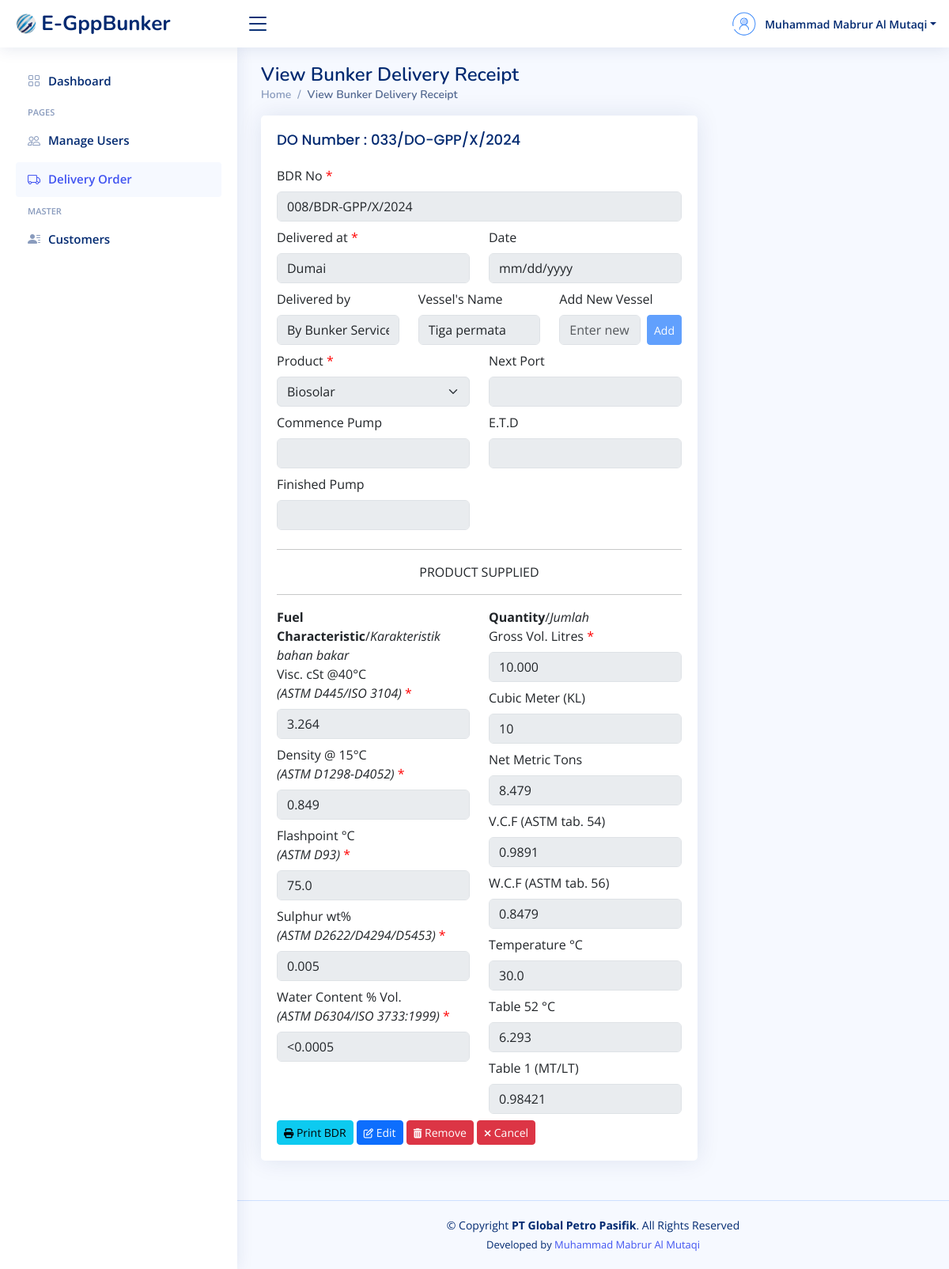
The page /view-bdr.php?id_bdr=50 (signed in) on the database its author committed.
### tables this page shows
CREATE TABLE `bdr` (
  `id_bdr` int(10) NOT NULL,
  `do_id` int(10) NOT NULL,
  `bdr_no` varchar(50) NOT NULL,
  `delivered_by` varchar(50) DEFAULT NULL,
  `vessel_cust` varchar(60) DEFAULT NULL,
  `next_port` varchar(60) DEFAULT NULL,
  `visc` varchar(10) NOT NULL,
  `density` varchar(10) NOT NULL,
  `flashpoint` varchar(10) NOT NULL,
  `sulphur` varchar(10) NOT NULL,
  `water_content` varchar(10) NOT NULL,
  `net_metric_ton` varchar(15) NOT NULL,
  `vcf` varchar(10) NOT NULL,
  `wcf` varchar(10) NOT NULL,
  `temp` varchar(10) NOT NULL,
  `table_52` varchar(10) NOT NULL,
  `table_1` varchar(10) NOT NULL
);

CREATE TABLE `delivery_order` (
  `id_do` int(10) NOT NULL,
  `po_number` varchar(50) DEFAULT NULL,
  `do_number` varchar(50) NOT NULL,
  `do_date` date DEFAULT NULL,
  `customer_id` int(10) NOT NULL,
  `product` varchar(60) NOT NULL,
  `armada` varchar(60) NOT NULL,
  `quantity` bigint(15) NOT NULL,
  `driver` varchar(50) DEFAULT NULL,
  `departure_time` varchar(30) DEFAULT NULL,
  `arrival_time` varchar(30) DEFAULT NULL,
  `loading_port` varchar(50) NOT NULL,
  `discharging_port` varchar(50) NOT NULL,
  `commence_pump` varchar(30) DEFAULT NULL,
  `finished_pump` varchar(30) DEFAULT NULL,
  `seal_number1` varchar(30) DEFAULT NULL,
  `seal_number2` varchar(30) DEFAULT NULL
);

### koneksi.php (called while the page is built, shortened)
<?php
$host = "localhost";
$user = "root";
$pass = "78789898";
$db = "egppbunker";
$koneksi = mysqli_connect($host, $user, $pass, $db);
function query($query){
	global $koneksi;
	$result = mysqli_query($koneksi, $query);
	$rows = [];
	while ($row = mysqli_fetch_assoc($result) ) {
		$rows[] = $row;
	}
	return $rows;
}
 ?>

### view-bdr.php (the view, shortened to what this page needs)
<?php
    include "koneksi.php";
    $id_bdr = mysqli_real_escape_string($koneksi, $_GET['id_bdr']);
    $bdr = query("SELECT * FROM bdr JOIN delivery_order ON delivery_order.id_do=bdr.do_id WHERE id_bdr=$id_bdr")[0];
    $selectedVessel = isset($bdr['vessel_cust']) ? $bdr['vessel_cust'] : '';
?>
<!DOCTYPE html>
<html lang="en">
<?php
    include "layouts/head-css.php";
?>
<body>
<?php
    include "layouts/header.php";
?>
<?php
    include "layouts/sidebar.php";
?>
  <main id="main" class="main">
    <div class="pagetitle">
      <h1>View Bunker Delivery Receipt</h1>
      <nav>
        <ol class="breadcrumb">
          <li class="breadcrumb-item"><a href="index.php">Home</a></li>
          <li class="breadcrumb-item active">View Bunker Delivery Receipt</li>
        </ol>
      </nav>
    </div>
    <section class="section">
        <div class="row">
            <div class="col-lg-8">
                <div class="card">
                    <div class="card-body">
                        <h5 class="card-title">DO Number : <?= $bdr['do_number']?></h5>
                    <form action="" method="post">
                        <div class="mb-2">
                            <label for="bdr_no" class="form-label">BDR No <span id="x">*</span></label>
                            <input type="text" class="form-control" name="bdr_no" id="bdr_no" value="<?= $bdr['bdr_no'] ?>" disabled>
                        </div>
                        <div class="row">
                            <div class="col-lg-6 col-md-6 col-sm-12">
                                <div class="mb-2">
                                    <label for="discharging_port" class="form-label">Delivered at <span id="x">*</span></label>
                                    <input type="text" value="<?= $bdr['discharging_port']?>" class="form-control" disabled>
                                </div>
                            </div>
                            <div class="col-lg-6 col-md-6 col-sm-12">
                                <div class="mb-2">
                                    <label for="do_date" class="form-label">Date </label>
                                    <input type="date" class="form-control" id="do_date" value="<?= $bdr['do_date']?>" disabled>
                                </div>
                            </div>
                        </div>
                        <div class="row">
                            <div class="col-lg-4 col-md-4 col-sm-12">
                                <div class="mb-2">
                                    <label for="delivered_by" class="form-label">Delivered by </label>
                                    <input type="text" class="form-control" name="delivered_by" id="delivered_by" value="<?= $bdr['delivered_by']?>" disabled>
                                </div>
                            </div>
                            <div class="col-lg-4 col-md-4 col-sm-12">
                                <div class="mb-2">
                                    <label for="vessel_cust" class="form-label">Vessel's Name </label>
                                    <input type="text" value="<?= $selectedVessel?>" class="form-control" disabled>
                                </div>
                            </div>
                            <div class="col-lg-4 col-md-4 col-sm-12">
                                <div class="mb-2">
                                    <label for="new_vessel" class="form-label">Add New Vessel</label>
                                    <div class="d-flex">
                                        <input type="text" id="new_vessel" class="form-control" placeholder="Enter new vessel" disabled>
                                        <button id="add_vessel" class="btn btn-primary btn-sm ms-2 disabled" disabled>Add</button>
                                    </div>
                                </div>
                            </div>
                        </div>
                        <div class="row">
                            <div class="col-lg-6 col-md-6 col-sm-12">
                                <div class="mb-2">
                                    <label for="product" class="form-label">Product <span id="x">*</span></label>
                                    <select id="product" class="form-select" required disabled>
                                    </select>
                                </div>
                            </div>
                            <div class="col-lg-6 col-md-6 col-sm-12">
                                <div class="mb-2">
                                    <label for="next_port" class="form-label">Next Port </label>
                                    <input type="text" class="form-control" name="next_port" id="next_port" value="<?= $bdr['next_port']?>" disabled>
                                </div>
                            </div>
                        </div>
                        <div class="row">
                            <div class="col-lg-6 col-md-6 col-sm-12">
                                <div class="mb-2">
                                    <label for="commence_pump" class="form-label">Commence Pump </label>
                                    <input type="text" class="form-control" id="commence_pump" value="<?= $bdr['commence_pump']?>" disabled>
                                </div>
                            </div>
                            <div class="col-lg-6 col-md-6 col-sm-12">
                                <div class="mb-2">
                                    <label for="etd" class="form-label">E.T.D </label>
                                    <input type="text" class="form-control" id="etd" value="<?= $bdr['departure_time']?>" disabled>
                                </div>
                            </div>
                        </div>
                        <div class="row">
                            <div class="col-lg-6 col-md-6 col-sm-12">
                                <div class="mb-2">
                                    <label for="finished_pump" class="form-label">Finished Pump </label>
                                    <input type="text" class="form-control" id="finished_pump" value="<?= $bdr['finished_pump']?>" disabled>
                                </div>
                            </div>
                        </div>
                        <div class="text-center">
                            <hr>
                            <p>PRODUCT SUPPLIED</p>
                            <hr>
                        </div>
                        <div class="row">
                            <div class="col-lg-6 col-md-6 col-sm-12">
                                <b>Fuel Characteristic</b>/<i>Karakteristik bahan bakar</i>
                                <div class="mb-2">
                                    <label for="visc" class="form-label">Visc. cSt @40&deg;C <br/><i>(ASTM D445/ISO 3104)</i> <span id="x">*</span></label>
                                    <input type="text" name="visc" id="visc" value="<?= $bdr['visc']?>" class="form-control" required disabled>
                                </div>
                                <div class="mb-2">
                                    <label for="density" class="form-label">Density @ 15&deg;C <br/><i>(ASTM D1298-D4052)</i> <span id="x">*</span></label>
                                    <input type="text" id="density" name="density" class="form-control" value="<?= $bdr['density']?>" required disabled>
                                </div>
                                <div class="mb-2">
                                    <label for="flashpoint" class="form-label">Flashpoint &deg;C <br/><i>(ASTM D93)</i> <span id="x">*</span></label>
                                    <input type="text" id="flashpoint" name="flashpoint" class="form-control" value="<?= $bdr['flashpoint']?>" required disabled>
                                </div>
                                <div class="mb-2">
                                    <label for="sulphur" class="form-label">Sulphur wt% <br/><i>(ASTM D2622/D4294/D5453)</i> <span id="x">*</span></label>
                                    <input type="text" id="sulphur" name="sulphur" class="form-control" value="<?= $bdr['sulphur']?>" required disabled>
                                </div>
                                <div class="mb-2">
                                    <label for="water_content" class="form-label">Water Content % Vol. <br/><i>(ASTM D6304/ISO 3733:1999)</i> <span id="x">*</span></label>
                                    <input type="text" id="water_content" name="water_content" class="form-control" value="<?= $bdr['water_content']?>" required disabled>
                                </div>
                            </div>
                            <?php
                                $quantity = $bdr['quantity'];
                                $wcf = 0.8479;
                            ?>
                            <div class="col-lg-6 col-md-6 col-sm-12">
                                <b>Quantity</b>/<i>Jumlah</i>
                                <div class="mb-2">
                                    <label for="quantity" class="form-label">Gross Vol. Litres <span id="x">*</span></label>
                                    <input type="text" class="form-control" value="<?= number_format($quantity, 0, ',', '.') ?>" disabled>
                                </div>
                                <div class="mb-2">
                                    <label for="cubic_meter" class="form-label">Cubic Meter (KL)</label>
                                    <input type="text" id="cubic_meter" class="form-control" value="<?= number_format($quantity / 1000, 0, ',', '.') ?>" disabled>
                                </div>
                                <div class="mb-2">
                                    <label for="net_metric_ton" class="form-label">Net Metric Tons</label>
                                    <input type="text" id="net_metric_ton" name="net_metric_ton" class="form-control" value="<?= number_format(($quantity * $wcf / 1000), 3, '.', '.') ?>" disabled>
                                </div>
                                <div class="mb-2">
                                    <label for="vcf" class="form-label">V.C.F (ASTM tab. 54)</label>
                                    <input type="text" id="vcf" name="vcf" class="form-control" value="<?= $bdr['vcf']?>" disabled>
                                </div>
                                <div class="mb-2">
                                    <label for="wcf" class="form-label">W.C.F (ASTM tab. 56)</label>
                                    <input type="text" id="wcf" name="wcf" class="form-control" value="<?= $bdr['wcf'] ?>"disabled>
                                </div>
                                <div class="mb-2">
                                    <label for="temp" class="form-label">Temperature &deg;C</label>
                                    <input type="text" id="temp" name="temp" class="form-control" value="<?= $bdr['temp']?>" disabled>
                                </div>
                                <div class="mb-2">
                                    <label for="table_52" class="form-label">Table 52 &deg;C</label>
                                    <input type="text" id="table_52" name="table_52" class="form-control" value="<?= $bdr['table_52']?>" disabled>
                                </div>
                                <div class="mb-2">
                                    <label for="table_1" class="form-label">Table 1 (MT/LT)</label>
                                    <input type="text" id="table_1" name="table_1" class="form-control" value="<?= $bdr['table_1']?>" disabled>
                                </div>
                            </div>
                        </div>
                        <div class="text-left">
                            <a href="#" class="btn btn-info btn-sm" onclick="printBDR(<?= $id_bdr?>);"><i class="fa fa-print fa-sm"></i> Print BDR</a>
                            <a href="edit-bdr.php?id_bdr=<?= $id_bdr?>" class="btn btn-primary btn-sm"><i class="fa fa-edit fa-sm"></i> Edit</a>
                            <a href="#" class="btn btn-danger btn-sm" onclick="return confirmRemove(<?= $id_bdr?>);"><i class="fa fa-trash fa-sm"></i> Remove</a>
                            <a href="manage-delivery-order.php" class="btn btn-danger btn-sm"><i class="fa fa-times fa-sm"></i> Cancel</a>
                        </div>
                    </form>
                    </div>
                </div>
            </div>
        </div>
    </section>
  </main>
<?php
    include "layouts/footer.php";
?>
</body>
</html>

### assets/css/style.css (style rules this page uses)
:root { scroll-behavior: smooth; }
body { font-family: "Open Sans", sans-serif; background: #f6f9ff; color: #444444; }
a { color: #4154f1; text-decoration: none; }
h1, h2, h3, h4, h5, h6 { font-family: "Nunito", sans-serif; }
#main { margin-top: 60px; padding: 20px 30px; transition: all 0.3s; }
.pagetitle { margin-bottom: 10px; }
.pagetitle h1 { font-size: 24px; margin-bottom: 0; font-weight: 600; color: #012970; }
.card { margin-bottom: 30px; border: none; border-radius: 5px; box-shadow: 0px 0 30px rgba(1, 41, 112, 0.1); }
.card-title { padding: 20px 0 15px 0; font-size: 18px; font-weight: 500; color: #012970; font-family: "Poppins", sans-serif; }
.card-body { padding: 0 20px 20px 20px; }
.breadcrumb { font-size: 14px; font-family: "Nunito", sans-serif; color: #899bbd; font-weight: 600; }
.breadcrumb a { color: #899bbd; transition: 0.3s; }
.breadcrumb .breadcrumb-item::before { color: #899bbd; }
.breadcrumb .active { color: #51678f; font-weight: 600; }
@media (min-width: 1200px) { #main, #footer { margin-left: 300px; } }

### view-bdr.php (style rules this page uses)
span#x { color: red; }

### rows shown on the page
bdr: do.do_number "033/DO-GPP/X/2024", bdr_no "008/BDR-GPP/X/2024", do.discharging_port "Dumai", delivered_by "By Bunker Service", vessel_cust "Tiga permata", visc "3.264", density "0.849", flashpoint "75.0", sulphur "0.005", water_content "<0.0005", do.quantity "10.000", do.quantity "10", net_metric_ton "8.479", vcf "0.9891", wcf "0.8479", temp "30.0", table_52 "6.293", table_1 "0.98421"

### other values the page prints
$nama "Muhammad Mabrur Al Mutaqi"
